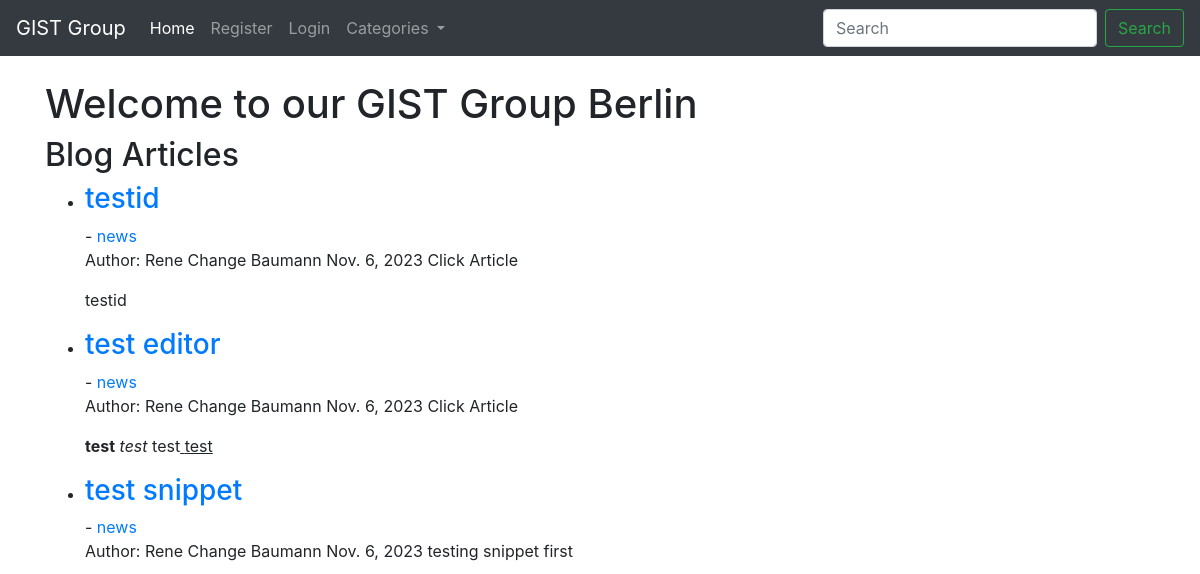
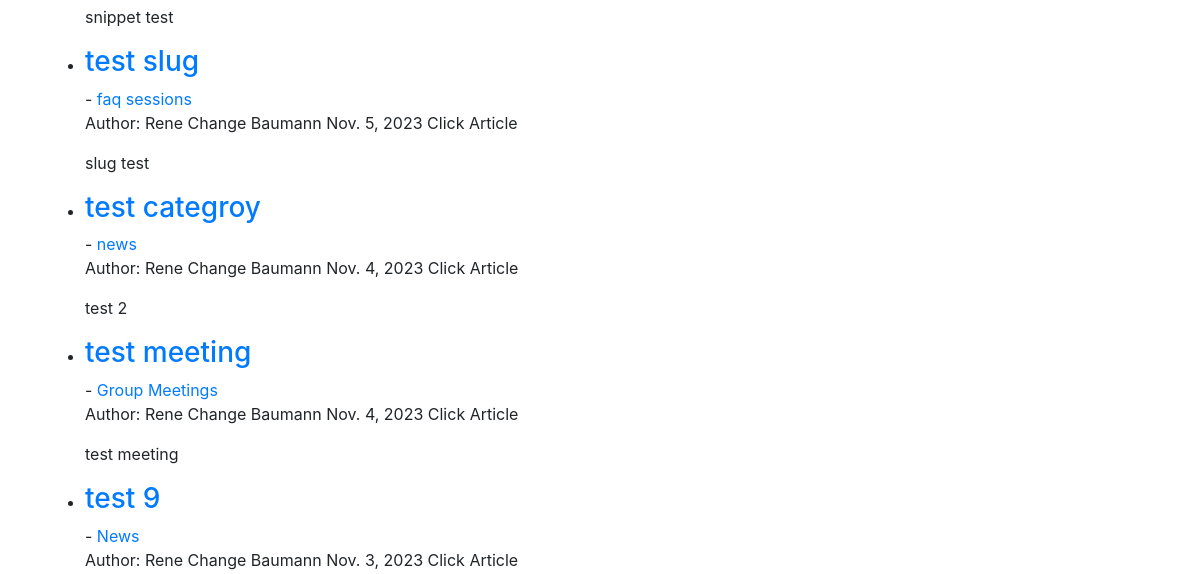
Before: /blog/ (upper part) with the older database file (2 pictures, top to bottom).
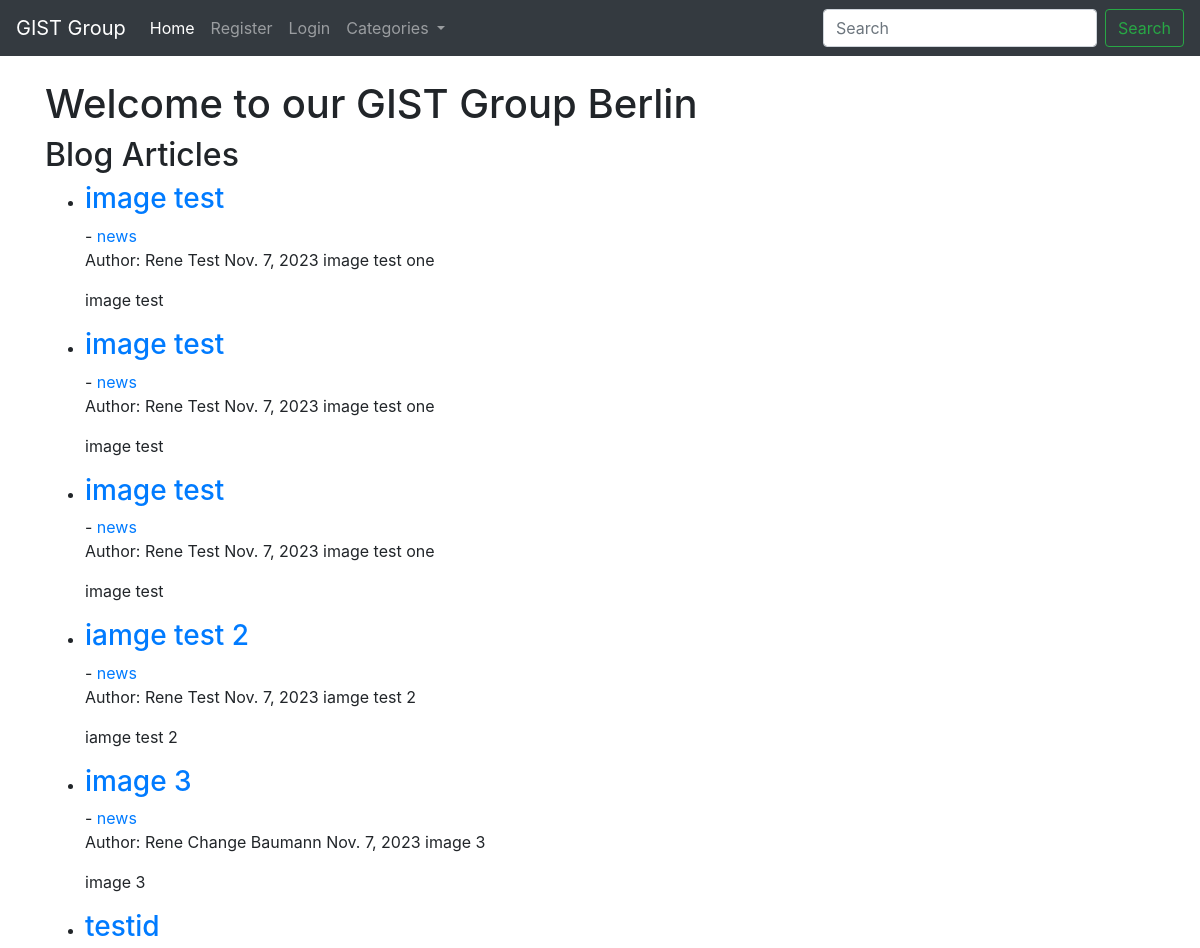
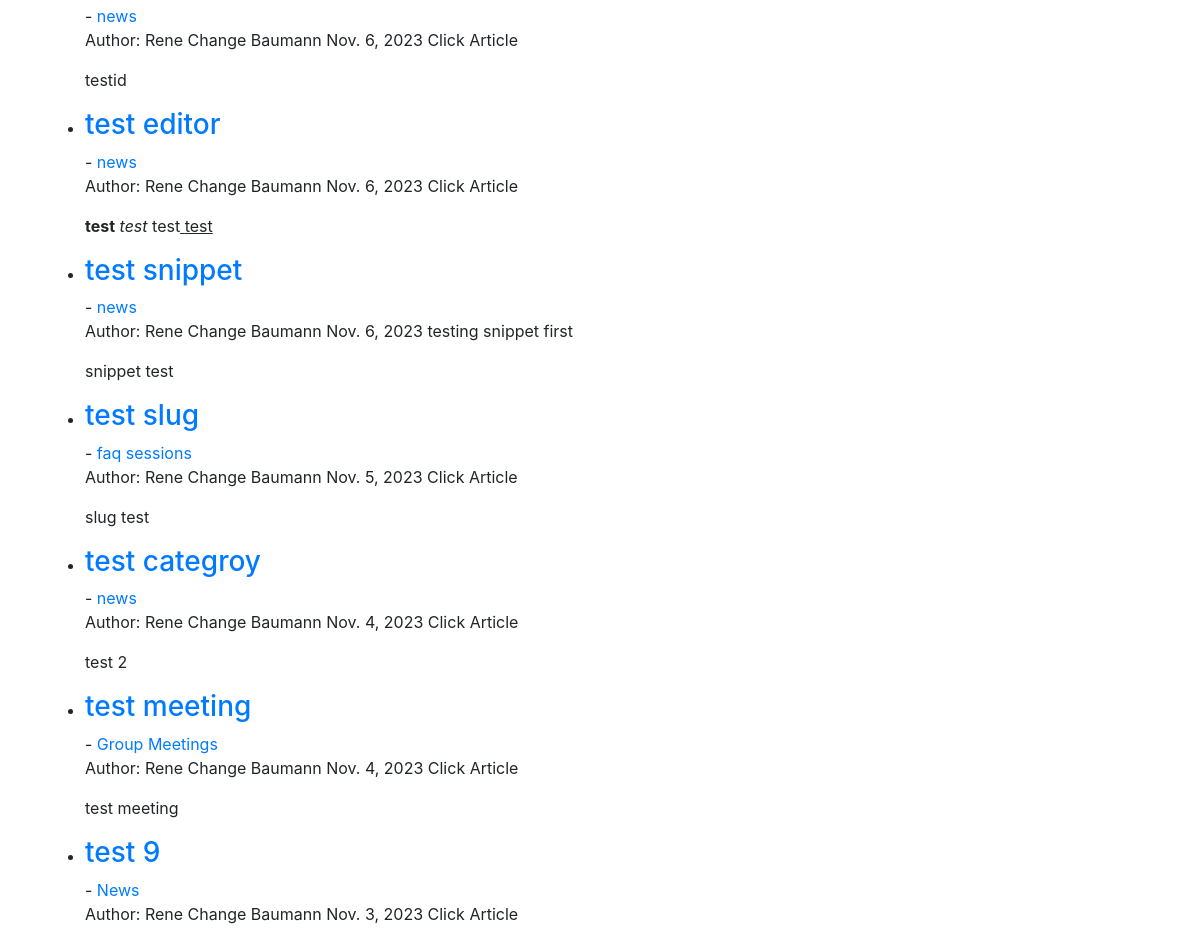
After: the same page with the newer database file (2 pictures, top to bottom).
### blog/models.py (models this page shows, shortened)
class BlogPost(models.Model):
    title = models.CharField(max_length=200)  # Title of the blog post
    header_image = models.ImageField(null=True, blank=True, upload_to="images/")  # Header image of the blog post
    content = RichTextField(blank=True, null=True)  # Content of the blog post using a rich text editor
    author = models.ForeignKey(User, on_delete=models.CASCADE)  # Author of the post, linked to User model
    publication_date = models.DateField(auto_now_add=True)  # Publication date of the post, automatically set
    category = models.CharField(max_length=200, default='news')  # Category of the blog post
    snippet = models.CharField(max_length=200)  # Short snippet or summary of the blog post

### blog/views.py (the view)
# urls.py: path('', BlogPostListView.as_view(), name='index'),
class BlogPostListView(ListView):
    model = BlogPost  # Specify the model to list
    template_name = 'index.html'  # Template to render the list
    context_object_name = 'posts'  # Context name to be used in the template
    ordering = ['-publication_date']  # Ordering of the posts
    def get_context_data(self, *args, **kwargs):
        category_menu = Category.objects.all()  # Get all category objects
        context = super(BlogPostListView, self).get_context_data(*args, **kwargs)
        context["category_menu"] = category_menu  # Add categories to the context
        return context

### blog/models.py (called while the page is built)
    def __str__(self):
        return self.name  # String representation of the category

### blog/templates/index.html (shortened to what this page needs)
{% extends 'base.html' %}
{% block content %}
<!DOCTYPE html>
<html lang="en">
<head>
</head>
<body>
    <h1>Welcome to our GIST Group Berlin</h1>
    <h2>Blog Articles</h2>
    <ul>
        {% for post in posts %}
        <li>
            <h3><a href="{% url 'post_detail' pk=post.pk %}">{{ post.title }}</a></h3>
            -
            <a href="{% url 'category' post.category|slugify %}">{{ post.category }}</a>
            <p>
                Author: {{ post.author.first_name }} {{ post.author.last_name }}
                {{ post.publication_date }}
            {{ post.snippet }}
            <p>{{ post.content | safe }}</p>
        </li>
        {% empty %}
        <li>No blog posts available.</li>
        {% endfor %}
    </ul>
</body>
</html>
{% endblock %}

Changed rows visible on the page:
added BlogPost: title "image test", category "news", author.first_name "Rene", author.last_name "Test", publication_date "Nov. 7, 2023", snippet "image test one", content "image test"
added BlogPost: title "image test", category "news", author.first_name "Rene", author.last_name "Test", publication_date "Nov. 7, 2023", snippet "image test one", content "image test"
added BlogPost: title "image test", category "news", author.first_name "Rene", author.last_name "Test", publication_date "Nov. 7, 2023", snippet "image test one", content "image test"
added BlogPost: title "iamge test 2", category "news", author.first_name "Rene", author.last_name "Test", publication_date "Nov. 7, 2023", snippet "iamge test 2", content "iamge test 2"
added BlogPost: title "image 3", category "news", author.first_name "Rene Change", author.last_name "Baumann", publication_date "Nov. 7, 2023", snippet "image 3", content "image 3"
